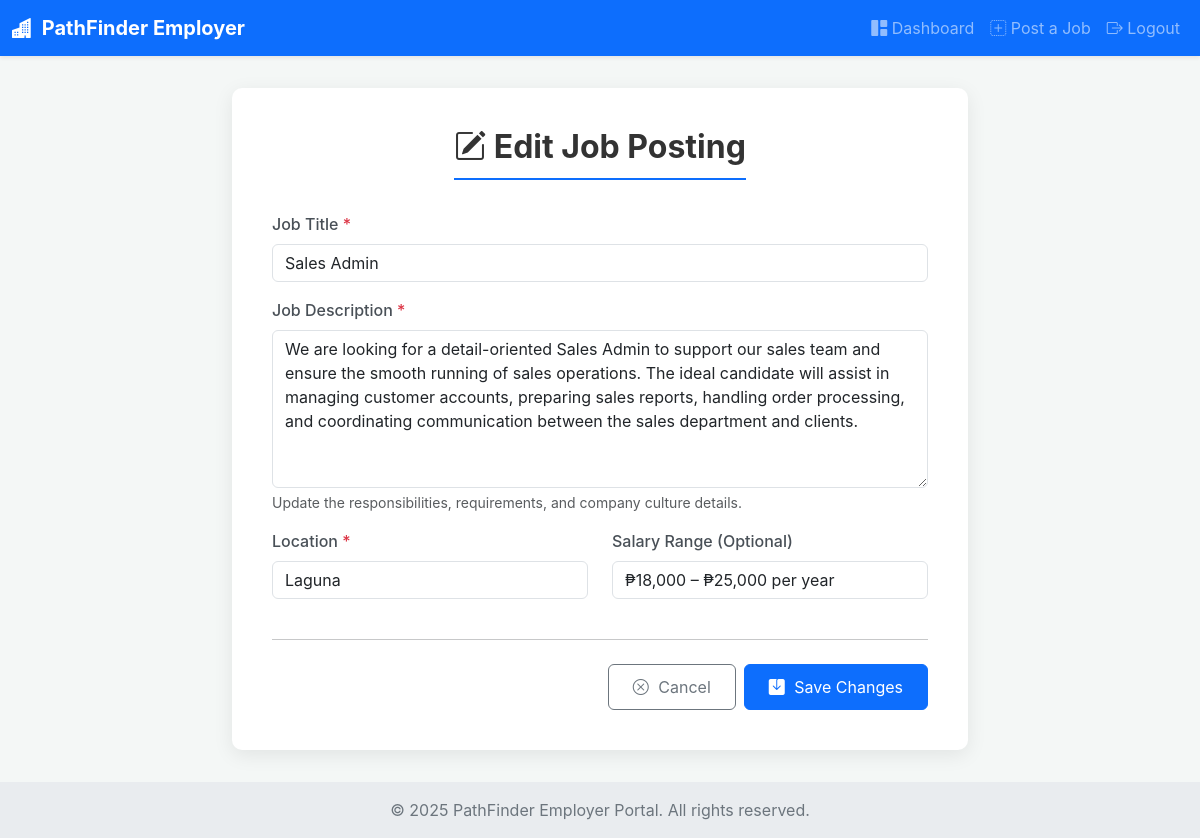
Screenshot of /pathfinderfinal-main/employer/edit_job.php?id=7 (signed in) with the database file from the repository.
### tables this page shows
CREATE TABLE `jobs` (
  `id` int(11) NOT NULL,
  `employer_id` int(11) NOT NULL,
  `title` varchar(255) NOT NULL,
  `description` text NOT NULL,
  `location` varchar(255) DEFAULT NULL,
  `salary` varchar(100) DEFAULT NULL,
  `created_at` datetime DEFAULT current_timestamp()
);

### pathfinderfinal-main/employer/edit_job.php (the view, shortened to what this page needs)
<?php
require '../connection.php';
$employer_id = $_SESSION['user'];
$job_id_to_edit = null;
$job = null;
$errors = [];
if (isset($_GET['id']) && is_numeric($_GET['id'])) {
    $job_id_to_edit = (int)$_GET['id'];
    $stmt = $conn->prepare("SELECT * FROM jobs WHERE id = ? AND employer_id = ?");
    if ($stmt) {
        $stmt->bind_param("ii", $job_id_to_edit, $employer_id);
        $stmt->execute();
        $result = $stmt->get_result();
        if ($result->num_rows === 1) {
            $job = $result->fetch_assoc();
        } else {
            $_SESSION['error_message'] = "Job not found or you do not have permission to edit it.";
            header("Location: dashboardhire.php");
            exit();
        }
    } else {
        error_log("Prepare failed in edit_job.php (fetch job): " . $conn->error);
        $errors[] = "An error occurred while fetching job details.";
    }
} else {
    $_SESSION['error_message'] = "Invalid job ID specified for editing.";
    header("Location: dashboardhire.php");
    exit();
}
?>
<!DOCTYPE html>
<html lang="en">
<head>
    <link href="https://cdn.jsdelivr.net/npm/bootstrap@5.3.3/dist/css/bootstrap.min.css" rel="stylesheet">
    <link rel="stylesheet" href="https://cdn.jsdelivr.net/npm/bootstrap-icons@1.11.3/font/bootstrap-icons.min.css">
</head>
<body>
    <nav class="navbar navbar-expand-lg navbar-dark bg-primary shadow-sm">
        <div class="container-fluid">
            <a class="navbar-brand" href="dashboardhire.php"><i class="bi bi-buildings-fill"></i> PathFinder Employer</a>
            <div class="collapse navbar-collapse justify-content-end" id="navbarNav">
                <ul class="navbar-nav align-items-center">
                    <li class="nav-item"><a class="nav-link" href="dashboardhire.php"><i class="bi bi-grid-1x2-fill"></i> Dashboard</a></li>
                    <li class="nav-item"><a class="nav-link" href="postjob.php"><i class="bi bi-plus-square-dotted"></i> Post a Job</a></li>
                    <li class="nav-item"><a class="nav-link" href="../logout.php"><i class="bi bi-box-arrow-right"></i> Logout</a></li>
                </ul>
            </div>
        </div>
    </nav>
    <div class="container">
        <div class="row justify-content-center">
            <div class="col-lg-8 col-md-10">
                <div class="form-container-card">
                    <div class="text-center">
                         <h2><i class="bi bi-pencil-square"></i> Edit Job Posting</h2>
                    </div>
                    <?php if ($job): ?>
                    <form method="POST" action="edit_job.php?id=<?= $job_id_to_edit ?>">
                        <div class="mb-3">
                            <label for="title" class="form-label">Job Title <span class="text-danger">*</span></label>
                            <input type="text" class="form-control" id="title" name="title" value="<?= htmlspecialchars($job['title'] ?? '') ?>" required>
                        </div>
                        <div class="mb-3">
                            <label for="description" class="form-label">Job Description <span class="text-danger">*</span></label>
                            <textarea class="form-control" id="description" name="description" rows="6" required><?= htmlspecialchars($job['description'] ?? '') ?></textarea>
                            <div class="form-text">Update the responsibilities, requirements, and company culture details.</div>
                        </div>
                        <div class="row">
                            <div class="col-md-6 mb-3">
                                <label for="location" class="form-label">Location <span class="text-danger">*</span></label>
                                <input type="text" class="form-control" id="location" name="location" value="<?= htmlspecialchars($job['location'] ?? '') ?>" required>
                            </div>
                            <div class="col-md-6 mb-3">
                                <label for="salary" class="form-label">Salary Range (Optional)</label>
                                <input type="text" class="form-control" id="salary" name="salary" value="<?= htmlspecialchars($job['salary'] ?? '') ?>">
                            </div>
                        </div>
                        <hr class="my-4">
                        <div class="d-flex justify-content-end gap-2">
                            <a href="dashboardhire.php" class="btn btn-outline-secondary"><i class="bi bi-x-circle"></i> Cancel</a>
                            <button type="submit" class="btn btn-primary"><i class="bi bi-save-fill"></i> Save Changes</button>
                        </div>
                    </form>
                    <?php elseif (empty($errors)): ?>
                        <div class="alert alert-warning">Could not load job details for editing.</div>
                    <?php endif; ?>
                </div>
            </div>
        </div>
    </div>
    <footer class="footer mt-auto py-3">
        <div class="container">
            <p class="mb-0 text-center">&copy; <?= date('Y') ?> PathFinder Employer Portal. All rights reserved.</p>
        </div>
    </footer>
</body>
</html>

### pathfinderfinal-main/employer/edit_job.php (style rules this page uses)
body { background-color: #f4f7f6; font-family: 'Inter', sans-serif; }
.navbar-brand { font-weight: bold; }
.navbar-brand i { margin-right: 5px; }
.form-container-card { background-color: #fff; padding: 2.5rem; border-radius: 10px; box-shadow: 0 5px 20px rgba(0,0,0,0.08); margin-top: 2rem; margin-bottom: 2rem; }
.form-container-card h2 { font-weight: 700; color: #333; margin-bottom: 2rem; text-align: center; border-bottom: 2px solid #0d6efd; padding-bottom: 0.75rem; display: inline-block; }
.form-label { font-weight: 500; color: #495057; }
.btn-primary { background-color: #0d6efd; border-color: #0d6efd; padding: 0.6rem 1.5rem; }
.btn-outline-secondary { padding: 0.6rem 1.5rem; }
.btn i { margin-right: 5px; }
.footer { padding: 2rem 0; background-color: #e9ecef; color: #6c757d; text-align: center; }
.form-text { font-size: 0.875em; }

### rows the page displays
jobs: title "Sales Admin", description "We are looking for a detail-oriented Sales Admin to support our sales team and ensure the smooth running of sales operations. The ideal candidate will assist in managing customer accounts, preparing sales reports, handling order processing, and coordinating communication between the sales department and clients.", location "Laguna", salary "₱18,000 – ₱25,000 per year"
